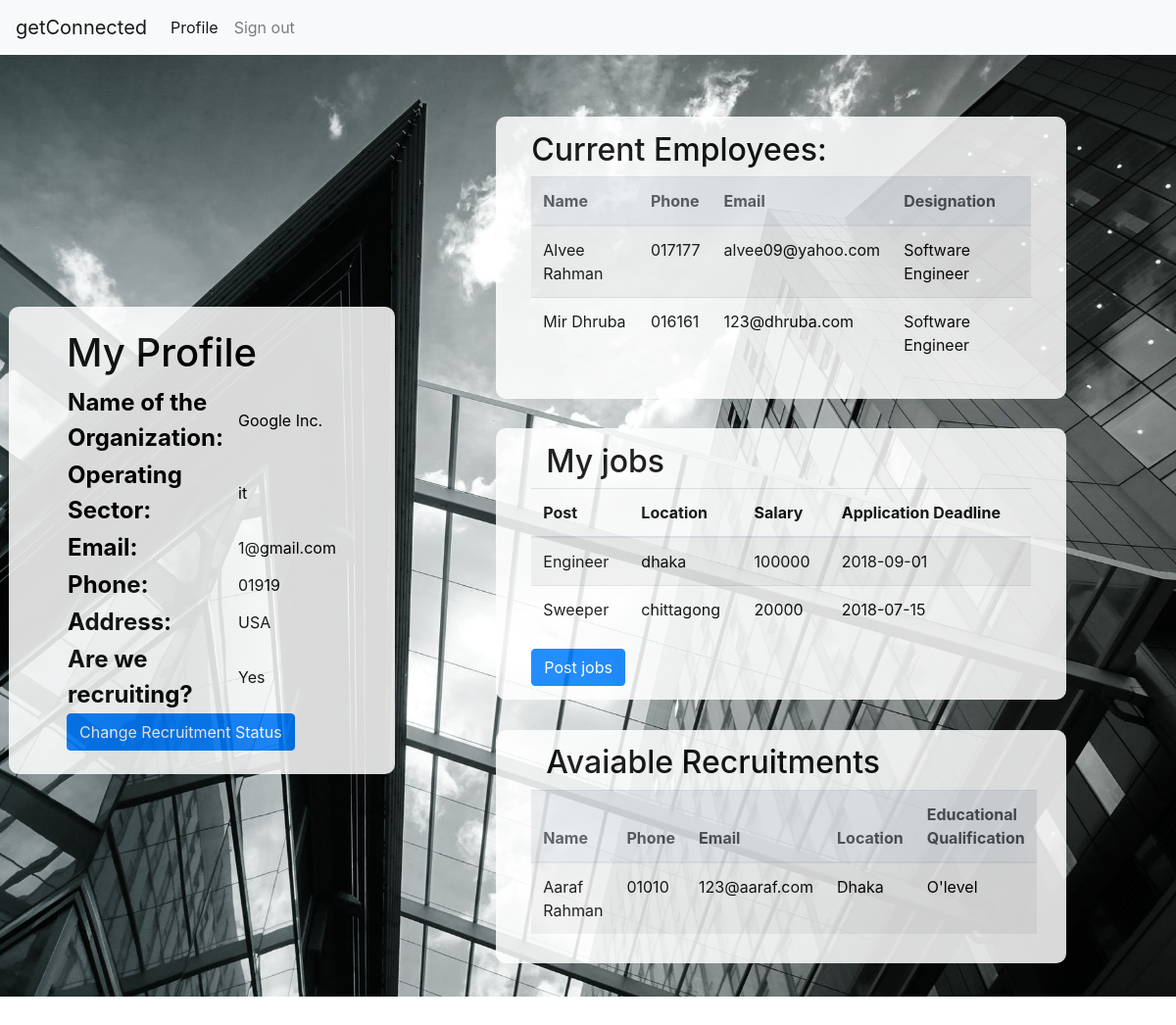
/linkedin/com_profile.php (signed in), run on the app's committed database.
### tables this page shows
CREATE TABLE `employer` (
  `id` int(11) NOT NULL,
  `name` varchar(100) NOT NULL,
  `sector` varchar(100) NOT NULL,
  `contact` varchar(100) NOT NULL,
  `email` varchar(100) NOT NULL,
  `address` varchar(100) NOT NULL,
  `recruiting` varchar(100) NOT NULL,
  `username` varchar(100) NOT NULL,
  `password` varchar(100) NOT NULL
);

CREATE TABLE `employee` (
  `id` int(11) NOT NULL,
  `name` varchar(100) NOT NULL,
  `address` varchar(100) NOT NULL,
  `phone` varchar(11) NOT NULL,
  `email` varchar(100) NOT NULL,
  `education` varchar(100) NOT NULL,
  `emp_status` varchar(100) NOT NULL,
  `location` varchar(100) NOT NULL,
  `company` varchar(100) NOT NULL,
  `designation` varchar(100) NOT NULL,
  `skills_1` varchar(100) NOT NULL,
  `username` varchar(100) NOT NULL,
  `password` varchar(100) NOT NULL
);

CREATE TABLE `job_posts` (
  `id` int(11) NOT NULL,
  `comp_id` int(11) NOT NULL,
  `post` varchar(100) NOT NULL,
  `skills1` varchar(100) NOT NULL,
  `description` text NOT NULL,
  `responsibility` int(11) NOT NULL,
  `location` varchar(100) NOT NULL,
  `education` varchar(100) NOT NULL,
  `salary` varchar(100) NOT NULL,
  `appt_deadline` date NOT NULL
);

### linkedin/com_profile.php (the view, shortened to what this page needs)
<!DOCTYPE html>
<html>
<head>
	<link rel="stylesheet" type="text/css" href="style.css">
	<?php
		include 'connect.php';
		$emp_id= $_SESSION['emp_id'];
		$sql= "SELECT * from employer where id= '$emp_id'";
		$res= mysqli_query($db, $sql);
		$res2= mysqli_fetch_array($res);
		?>
</head>
<body>
	<nav class="navbar navbar-expand-lg navbar-light bg-light">
  <a class="navbar-brand" href="com_profile.php">getConnected</a>
  <div class="collapse navbar-collapse" id="navbarNavDropdown">
    <ul class="navbar-nav">
      <li class="nav-item active">
        <a class="nav-link" href="com_profile.php">Profile <span class="sr-only">(current)</span></a>
      </li>
      <li class="nav-item">
        <a class="nav-link my-2 my-lg-0" href=".">Sign out</a>
      </li>
    </ul>
  </div>
</nav>
	<div class="background">
		<div class="row table-section">
			<div class= "col-lg-4 container jumbotron profile opacity">
			<h1>My Profile</h1>
			<table>
			<tr><td class="item">Name of the Organization:</td>
				<td><?php echo "$res2[1]"; ?></td></tr>
			<tr><td class="item">Operating Sector:</td>
			 <td><?php echo "$res2[2]"; ?></td></tr>
			<tr><td class="item">Email:</td>
				<td><?php echo "$res2[4]"; ?></td> </tr>
			<tr><td class="item">Phone:</td>
			<td> <?php echo "$res2[3]"; ?></td></tr>
			<tr><td class="item">Address:</td>
				<td><?php echo "$res2[5]"; ?></td>	</tr>
			<tr><td class="item">Are we recruiting?</td>
				<td><?php echo "$res2[6]";?></td></tr>
			</table>
			<a href="update.php" class="btn btn-primary">Change Recruitment Status</a>
			</div>
			<div class="col-lg-8">
				<div class="table-section">
				<div class="container-fluid opacity">
				<h2>Current Employees:</h2>
				<?php
				$sql2= "SELECT * from employee where company = '$res2[1]'";
				$res3= mysqli_query($db, $sql2);
				?>
     			<table class= "table table-striped">
     				<thead class="thead-light">
   				<tr><th scope="col">Name</th><th>Phone</th><th>Email</th><th>Designation</th></tr>
   				</thead>
   				<?php
   				while ($row= mysqli_fetch_assoc($res3)) {
					echo "<tr><td>{$row['name']}</td><td>{$row['phone']}</td><td>{$row['email']}</td><td>{$row['designation']}</td></tr>";
				}
				?>
				</table>
				</div>
				</div>
				<div class="table-section">
				<div class="opacity" >
			<h2 class="container-fluid " >My jobs</h2>
			<?php
			$sql3= "SELECT * from job_posts where comp_id= '$emp_id'";
			$res4= mysqli_query($db, $sql3);
			?>
			<table class= "table table-striped container-fluid">
	     			<thead>
	   				<tr><th>Post</th><th>Location</th><th>Salary</th><th>Application Deadline</th></tr>
	   				</thead>
	   				<?php
	   				while ($row= mysqli_fetch_assoc($res4)) {
						echo "<tr><td>{$row['post']}</td><td>{$row['location']}</td><td>{$row['salary']}</td><td>{$row['appt_deadline']}</td></tr>";
					}
					?>
					</table>
					<a href="post_new_job.php" class= "btn btn-primary">Post jobs</a>
			</div>
			</div>
			<div class="table-section">
			<div class="opacity">
			<h2 class="container-fluid" >Avaiable Recruitments</h2>
			<?php
				$sql4= "SELECT * from employee where emp_status= 'unemployed'";
				$res5= mysqli_query($db, $sql4);
			?>
			<table class= "table table-striped container-fluid">
     			<thead class="thead-light">
   				<tr><th>Name</th><th>Phone</th><th>Email</th><th>Location</th><th>Educational Qualification</th></tr>
   				</thead>
   				<?php
   				while ($row= mysqli_fetch_assoc($res5)) {
					echo "<tr><td>{$row['name']}</td><td>{$row['phone']}</td><td>{$row['email']}</td><td>{$row['location']}</td>
					<td>{$row['education']}</td>";
				}
				?>
				</table>
		</div>
	</div>
			</div>
		</div>
	</div>
</body>
</html>

### linkedin/com_profile.php (style rules this page uses)
.profile { height: 300%; }
.item { font-size: 150%; font-weight: bold; }
.background { background-image: url("images/comp_profile.jpeg"); width: 100%; height: 100%; background-position: center; background-repeat: no-repeat; background-size: cover; padding-top: 2%; padding-bottom: 2%; }
.opacity { background-color: white; color: black; opacity: 0.85; margin: auto; padding: 5%; padding-top: 2%; padding-bottom: 2%; border-radius: 10px; width: 80%; }
.table-section { padding:2%; }

### data on the page
employer: name "Google Inc.", sector "it", email "1@gmail.com", contact "01919", address "USA", recruiting "Yes"
employee: name "Alvee Rahman", phone "017177", email "alvee09@yahoo.com", designation "Software Engineer"
employee: name "Mir Dhruba", phone "016161", email "123@dhruba.com", designation "Software Engineer"
job_posts: post "Engineer", location "dhaka", salary "100000", appt_deadline "2018-09-01"
job_posts: post "Sweeper", location "chittagong", salary "20000", appt_deadline "2018-07-15"
employee: name "Aaraf Rahman", phone "01010", email "123@aaraf.com", location "Dhaka", education "O'level"
